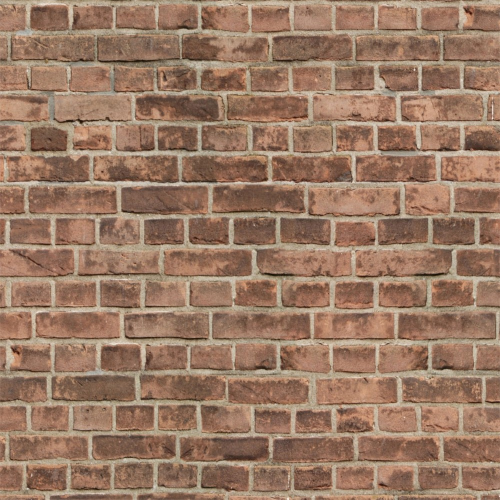
#> input picture Computer Vision/Aula2-VisãoComputacional/img/parede.jpg, 1000 x 1000 px, found by its file name (shown at 1/2 size)
$ python 08-SmoothingBlur.py
#> lines starting #> are read from the running program, lines starting #| are printed output that depends on the picture
import cv2
import numpy as np
import matplotlib.pyplot as plt

def load_img():
    img = cv2.imread('Aula2-VisãoComputacional-20190807T162425Z-001/Aula2-VisãoComputacional/img/parede.jpg')
#> img is the input picture: shape (1000, 1000, 3); mean B, G, R 100.1, 121.3, 153.9
    img = cv2.cvtColor(img, cv2.COLOR_BGR2RGB)
    return img

#load_img()

def display_img(img):
    fig = plt.figure(figsize=(10,8)) # dimensao em polegadas
    ax = fig.add_subplot(111)
    ax.imshow(img)
    plt.show()

i = load_img()
display_img(i)

gamma = 1/2 # CORREÇÃO GAMMA AJUSTA O BRILHO DA IMAGEM

i
#ATENÇÂO!! INTEIROS!

img_gamma = np.power(i/255,gamma)
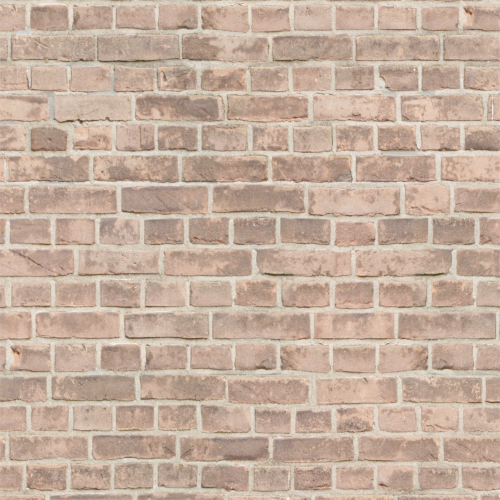
#> img_gamma: shape (1000, 1000, 3) float64 (shown at 1/2 size); mean R, G, B 0.773, 0.683, 0.619
#> (the run stopped early here; a loop or call above may not have finished)

$ run again, with Computer Vision/Aula2-VisãoComputacional/img/eurico.jpg copied over Computer Vision/Aula2-VisãoComputacional/img/parede.jpg
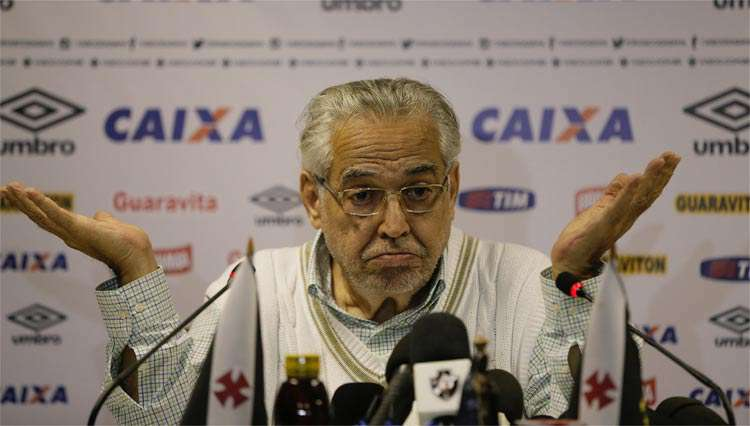
#> input picture Computer Vision/Aula2-VisãoComputacional/img/eurico.jpg, 750 x 426 px, found by its file name
#> in load_img, img is the input picture: shape (426, 750, 3); mean B, G, R 115.4, 125.6, 138.5
#> `img_gamma = np.power(i/255,gamma)`:
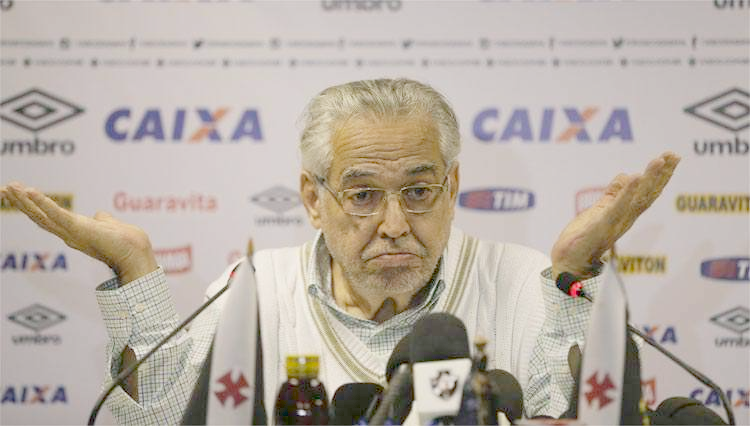
#> img_gamma: shape (426, 750, 3) float64; mean R, G, B 0.721, 0.685, 0.647

$ run again, with Computer Vision/Aula2-VisãoComputacional/img/example.jpg copied over Computer Vision/Aula2-VisãoComputacional/img/parede.jpg
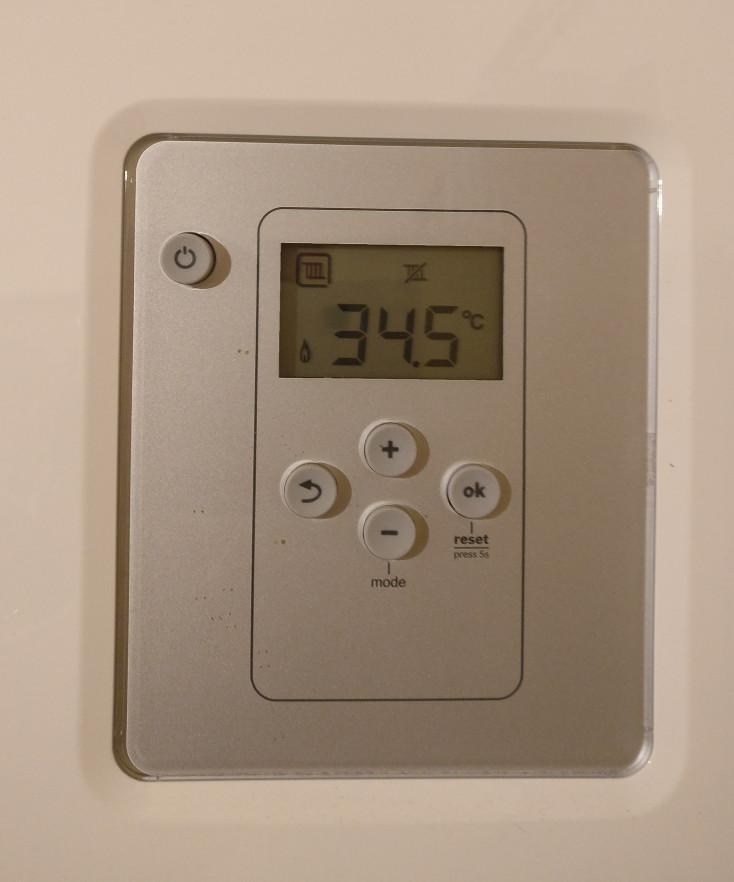
#> input picture Computer Vision/Aula2-VisãoComputacional/img/example.jpg, 734 x 882 px, found by its file name
#> in load_img, img is the input picture: shape (882, 734, 3); mean B, G, R 129, 147.5, 166.8
#> `img_gamma = np.power(i/255,gamma)`:
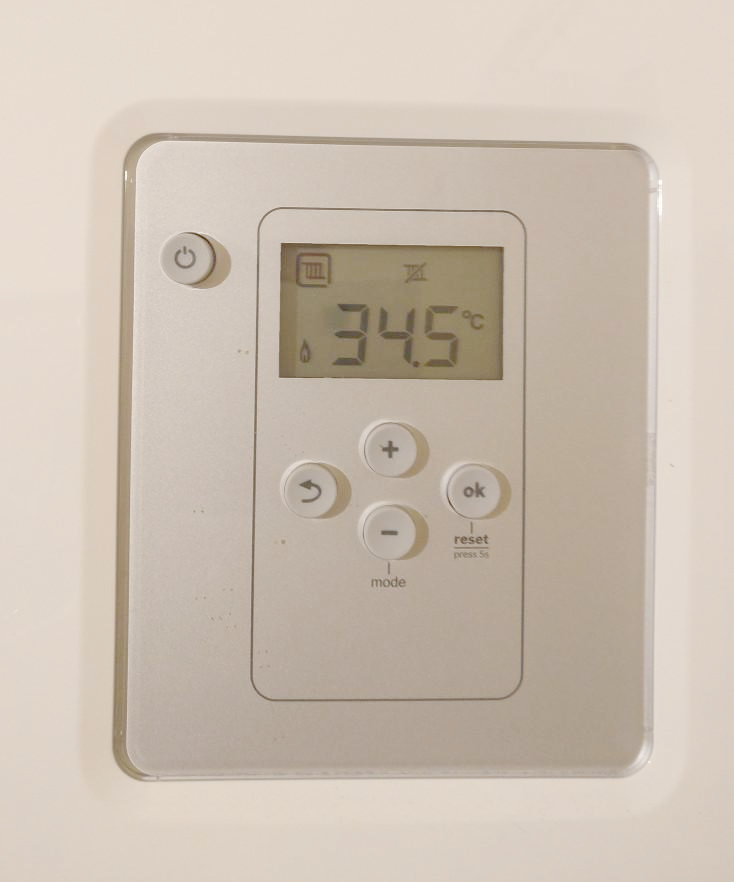
#> img_gamma: shape (882, 734, 3) float64; mean R, G, B 0.803, 0.754, 0.702
